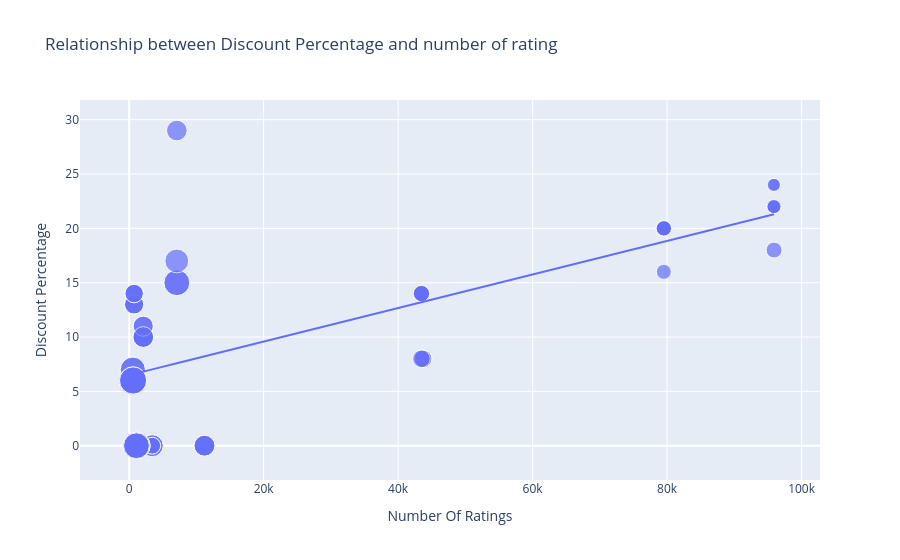

Notebook code for this chart:
### Code cell
figure = px.scatter(data_frame = pd.read_csv("apple_products .csv"), x = "Number Of Ratings",
                    y="Discount Percentage", size = "Sale Price", trendline ="ols",
                    title = "Relationship between Discount Percentage and number of rating")
figure.show()

### Figure 1 — Plotly figure (JSON) as saved in the notebook; plotly's stock layout.template omitted (floating-point values rounded to 4 significant figures)
{"data": [{"hovertemplate": "Number Of Ratings=%{x}<br>Discount Percentage=%{y}<br>Sale Price=%{marker.size}<extra></extra>", "legendgroup": "", "marker": {"color": "#636efa", "size": [49900, 84900, 84900, 77000, 77000, 49900, 49900, 77000, 89900, 41999, 39999, 41999, 41999, 41999, 131900, 117100, 131900, 117100, 74999, 117900, 117100, 117900, 99900, 44999, 140900, 130900, 64900, 120900, 59900, 75900, 110900, 130900, 120900, 64900, 64900, 75900, 75900, 120900, 59900, 120900, 75900, 140900, 70900, 70900, 75900, 59900, 110900, 120900, 130900, 130900, 54999, 54999, 29999, 34999, 34999, 34999, 54999, 29999, 46999, 46999, 46999, 46999], "sizemode": "area", "sizeref": 352.2, "symbol": "circle"}, "mode": "markers", "name": "", "orientation": "v", "showlegend": false, "type": "scatter", "x": [3431, 3431, 3431, 11202, 11202, 3431, 3431, 11202, 1454, 79512, 79512, 79582, 79512, 79512, 1078, 1078, 1078, 1078, 7088, 7088, 1078, 7088, 7081, 95909, 542, 580, 740, 545, 740, 2101, 545, 580, 580, 730, 730, 2101, 2101, 580, 740, 580, 2092, 545, 2101, 2092, 2101, 740, 545, 580, 580, 580, 43707, 43707, 95807, 95909, 95807, 95909, 43470, 95909, 43470, 43470, 43470, 43470], "xaxis": "x", "y": [0, 0, 0, 0, 0, 0, 0, 0, 0, 20, 16, 20, 20, 20, 0, 0, 0, 0, 29, 15, 0, 15, 17, 18, 6, 6, 13, 6, 14, 10, 7, 6, 6, 13, 13, 10, 10, 6, 14, 6, 10, 6, 11, 11, 10, 14, 7, 6, 6, 6, 8, 8, 24, 22, 22, 22, 8, 24, 14, 14, 14, 14], "yaxis": "y"}, {"hovertemplate": "<b>OLS trendline</b><br>Discount Percentage = 0.000154292 * Number Of Ratings + 6.49233<br>R<sup>2</sup>=0.468988<br><br>Number Of Ratings=%{x}<br>Discount Percentage=%{y} <b>(trend)</b><extra></extra>", "legendgroup": "", "marker": {"color": "#636efa", "symbol": "circle"}, "mode": "lines", "name": "", "showlegend": false, "type": "scatter", "x": [542, 545, 545, 545, 545, 580, 580, 580, 580, 580, 580, 580, 580, 730, 730, 740, 740, 740, 740, 1078, 1078, 1078, 1078, 1078, 1454, 2092, 2092, 2101, 2101, 2101, 2101, 2101, 3431, 3431, 3431, 3431, 3431, 7081, 7088, 7088, 7088, 11202, 11202, 11202, 43470, 43470, 43470, 43470, 43470, 43707, 43707, 79512, 79512, 79512, 79512, 79582, 95807, 95807, 95909, 95909, 95909, 95909], "xaxis": "x", "y": [6.576, 6.576, 6.576, 6.576, 6.576, 6.582, 6.582, 6.582, 6.582, 6.582, 6.582, 6.582, 6.582, 6.605, 6.605, 6.607, 6.607, 6.607, 6.607, 6.659, 6.659, 6.659, 6.659, 6.659, 6.717, 6.815, 6.815, 6.816, 6.816, 6.816, 6.816, 6.816, 7.022, 7.022, 7.022, 7.022, 7.022, 7.585, 7.586, 7.586, 7.586, 8.221, 8.221, 8.221, 13.2, 13.2, 13.2, 13.2, 13.2, 13.24, 13.24, 18.76, 18.76, 18.76, 18.76, 18.77, 21.27, 21.27, 21.29, 21.29, 21.29, 21.29], "yaxis": "y"}], "layout": {"legend": {"itemsizing": "constant", "tracegroupgap": 0}, "title": {"text": "Relationship between Discount Percentage and number of rating"}, "xaxis": {"anchor": "y", "domain": [0, 1], "title": {"text": "Number Of Ratings"}}, "yaxis": {"anchor": "x", "domain": [0, 1], "title": {"text": "Discount Percentage"}}}}
